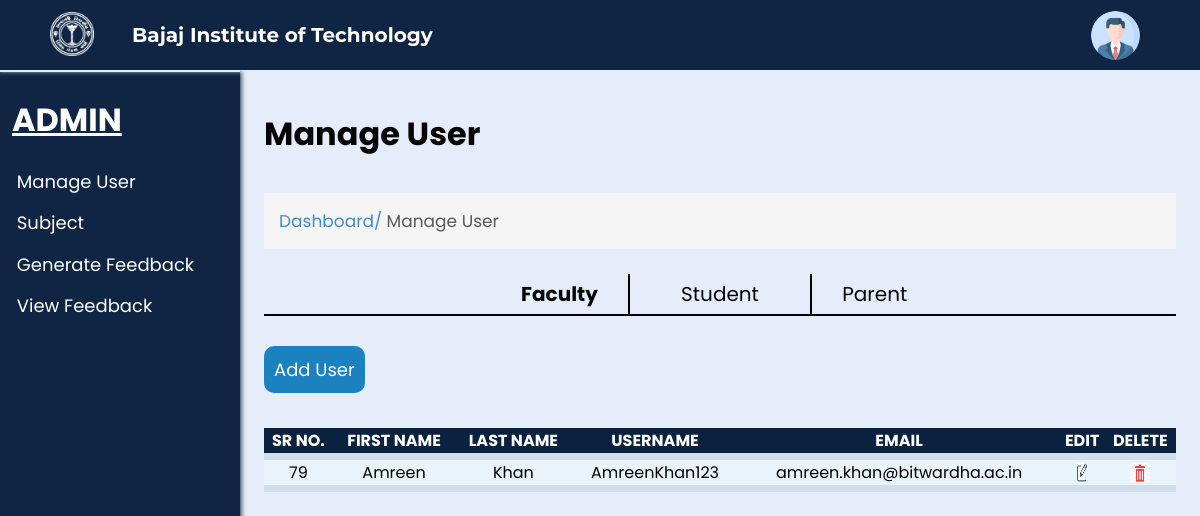
The app's page /ManageUser.php, older data.
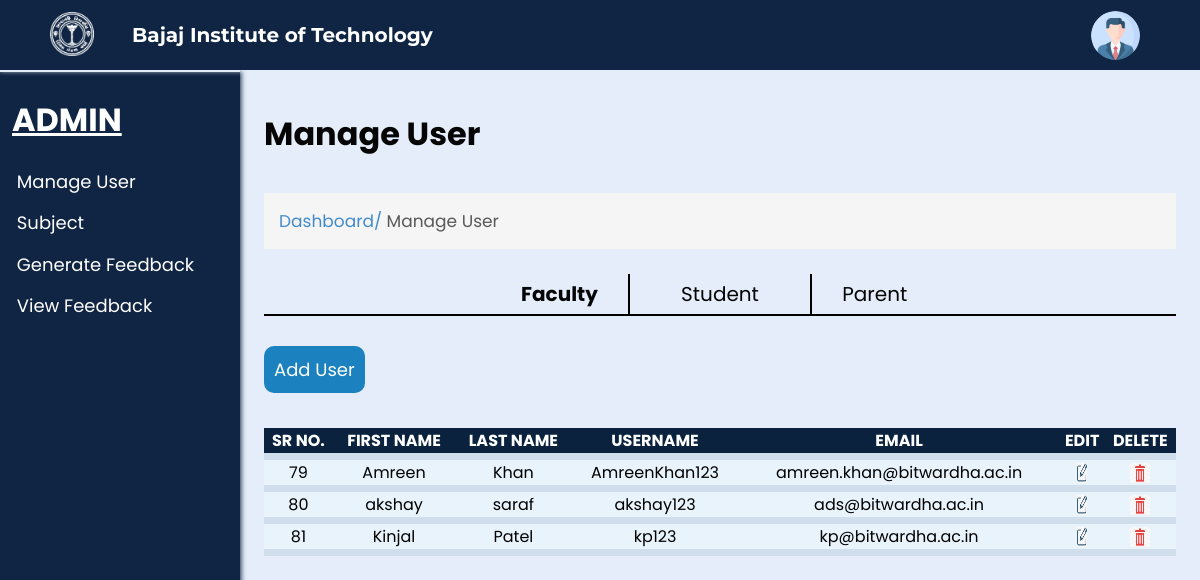
The same page, newer data.
### tables this page shows
CREATE TABLE `faculty` (
  `id` int(100) NOT NULL,
  `FNAME` text NOT NULL,
  `LNAME` text NOT NULL,
  `CONTACT` int(11) NOT NULL,
  `CATEGORY` text NOT NULL,
  `EMAIL` varchar(35) NOT NULL,
  `DEPARTMENT` text NOT NULL,
  `USERNAME` varchar(35) NOT NULL,
  `PASSWORD` varchar(35) NOT NULL
);

### ManageUser.php (the view, shortened to what this page needs)
<?php
include('connect.php');
$query1 = "select * from faculty";
$result = mysqli_query($conn, $query1);
?>
<html lang="en">
<head>
  <link rel="stylesheet" href="css/ManageUser.css?v=<?php echo time(); ?>">
  <link rel="stylesheet" href="css/common.css?v=<?php echo time(); ?>">
  <link rel="stylesheet" href="css/form.css?v=<?php echo time(); ?>">
</head>
<body>
  <div class="nav">
    <div class="img">
      <img id="img" src="images/bitlogo_transparent.png" alt="BIT Logo">
    </div>
    <h2 id="heading">Bajaj Institute of Technology</h2>
    <div class="links" id="links">
      <div class="account_div">
        <img class="account_img" src="images/user.png" alt="User" width="7%" style="border-radius: 50%;">
      </div>
    </div>
  </div>
  <div class="spaces"></div>
  <div class="full">
    <div class="left">
      <h1>ADMIN</h1>
      <ul>
        <li><a href="ManageUser.php">Manage User</a></li>
        <li><a href="Subject.php">Subject</a></li>
        <li><a href="GFeedback.php">Generate Feedback</a></li>
        <li><a href="VFeedback.php">View Feedback</a></li>
      </ul>
    </div>
    <div class="right">
      <h1>Manage User</h1>
      <br>
      <p class="s1">Dashboard/ <span>Manage User</span></p>
      <br>
      <div class="select">
        <div class="select_user">
          <p class="display_faculty active" id="faculty" onclick="display_faculty()">Faculty</p>
          <p class="display_student" id="student" onclick="display_student()">Student</p>
          <p class="display_parent" id="parent" onclick="display_parent()">Parent</p>
        </div>
        <input type="submit" class="add_user" onclick="display()" value="Add User">
      </div>
      <div class="User">
        <table class="tablecontent" >
          <thead>
          <tr>
          <th>SR NO.</th>
            <th>FIRST NAME</th>
            <th>LAST NAME</th>
            <th>USERNAME</th>
            <th>EMAIL</th>
            <th>EDIT</th>
            <th>DELETE</th>
          </tr >
          </thead>
          <tbody>
          <tr>
            <?php
              while ($row = mysqli_fetch_assoc($result))
              {
                ?>
                 <td><?php echo $row['id'];?></td>
                 <td><?php echo $row['FNAME'];?></td>
                 <td><?php echo $row['LNAME'];?></td>
                 <td><?php echo $row['USERNAME'];?></td>
                 <td><?php echo $row['EMAIL'];?></td>
                 <td><a href="edit.php?fname=<?=$row['FNAME'];?>" name="edit"><img src= images/edit.png width="10" height="20"> </a></td>
                 <td><a href="delete.php?EMAIL=<?=$row['EMAIL'];?>" name="delete"><img src= images/delete.png width="20" height="20"> </a></td>
                </tr>
                </tbody>
                <?php
                }
              ?>
        </table>
      </div>
    </div>
</body>
</html>

### css/ManageUser.css (style rules this page uses)
span { color: rgb(89, 89, 89); }
h2 { color: white; }
.tablecontent { border-collapse: collapse; margin: 25px 0; font-size: 0.9 em; width: 100%; }
.tablecontent thead tr { background-color: #0a223d; color: white; }
.tablecontent th { text-align: center; }
.tablecontent th, .tablecontent td { text-align: center; border-bottom: 7px solid rgb(208, 221, 234); }
.tablecontent tbody tr { background-color: #e8f3fc; }
.select { width: 100%; }
.select_user { display: flex; align-items: center; justify-content: center; width: 100%; transition: 0.4s; }
.display_faculty { border-right: 1px solid #000; border-bottom: 2px solid black; padding: 5px 30px 5px 30px; text-align: right; font-size: 20px; width: 40%; cursor: pointer; }
.display_parent { border-left: 1px solid #000; border-bottom: 2px solid black; padding: 5px 30px 5px 30px; text-align: left; font-size: 20px; width: 40%; cursor: pointer; }
.display_student { padding: 5px 30px 5px 30px; width: 20%; font-size: 20px; border-left: 1px solid #000; border-right: 1px solid #000; cursor: pointer; text-align: center; border-bottom: 2px solid black; }
.add_user { font-size: 18px; background-color: #1B81BF; border: none; padding: 10px; color: white; margin: 30px 0 10px 0; border-radius: 10px; cursor: pointer; transition: 0.5s;; }
.active { font-weight: bold; }

### css/common.css (style rules this page uses)
* { margin: 0; padding: 0; box-sizing: border-box; font-family: 'Poppins', sans-serif; }
body { background-color: #E4EDF9; }
.nav { background-color: #102543; position: fixed; width: 100%; z-index: 100; height: 70px; box-shadow: 0px 1px 5px #E4EDF9; transition: 0.5s; }
.nav .img { transition: 0.5s; margin-left: 2%; padding: 1%; text-align: center; height: 100%; float: left; width: 8%; }
#img { height: 95%; transition: 0.5s; }
.nav .img img { height: 100%; width: auto; }
.links img { width: auto; height: 70%; }
.nav h2 { transition: 0.5s; color: white; display: flex; height: 70px; font-size: 20px; float: left; width: 30%; align-items: center; padding: 1%; font-family: 'Montserrat', sans-serif; }
.nav .links { margin-right: 5%; transition: 0.5s; display: flex; height: 70px; float: left; width: 55%; align-items: center; justify-content: right; gap: 4%; font-family: 'Montserrat', sans-serif; }
.spaces { height: 70px; }
.full { width: 100%; max-width: 100%; min-height: 100%; margin: 0px; }
.left { height: 100vh; width: 20vw; background-color: #102543; color: white; border-top: 2px solid #E4EDF9; box-shadow: 1px 0px 5px #102543; position: fixed; }
.left h1 { margin: 10% 5%; text-decoration: underline; }
.right { width: 100%; padding: 5vh 2vw; padding-left: 22vw; color: rgb(5, 5, 5); }
.left ul { list-style-type: none; margin: 10% 7%; }
.left li { cursor: pointer; font-size: 18px; margin-top: 7%; transition: 0.5s; }
.left li a { text-decoration: none; color: white; }
.right>p { margin-top: 10px; font-size: 17px; padding: 15px; background-color: #F5F5F5; color: #428BCA; }
.account_div { text-align: center; }

Row changes from the older to the newer data that the page shows:
added faculty: id "80", FNAME "akshay", LNAME "saraf", USERNAME "akshay123", EMAIL "ads@bitwardha.ac.in"
added faculty: id "81", FNAME "Kinjal", LNAME "Patel", USERNAME "kp123", EMAIL "kp@bitwardha.ac.in"
